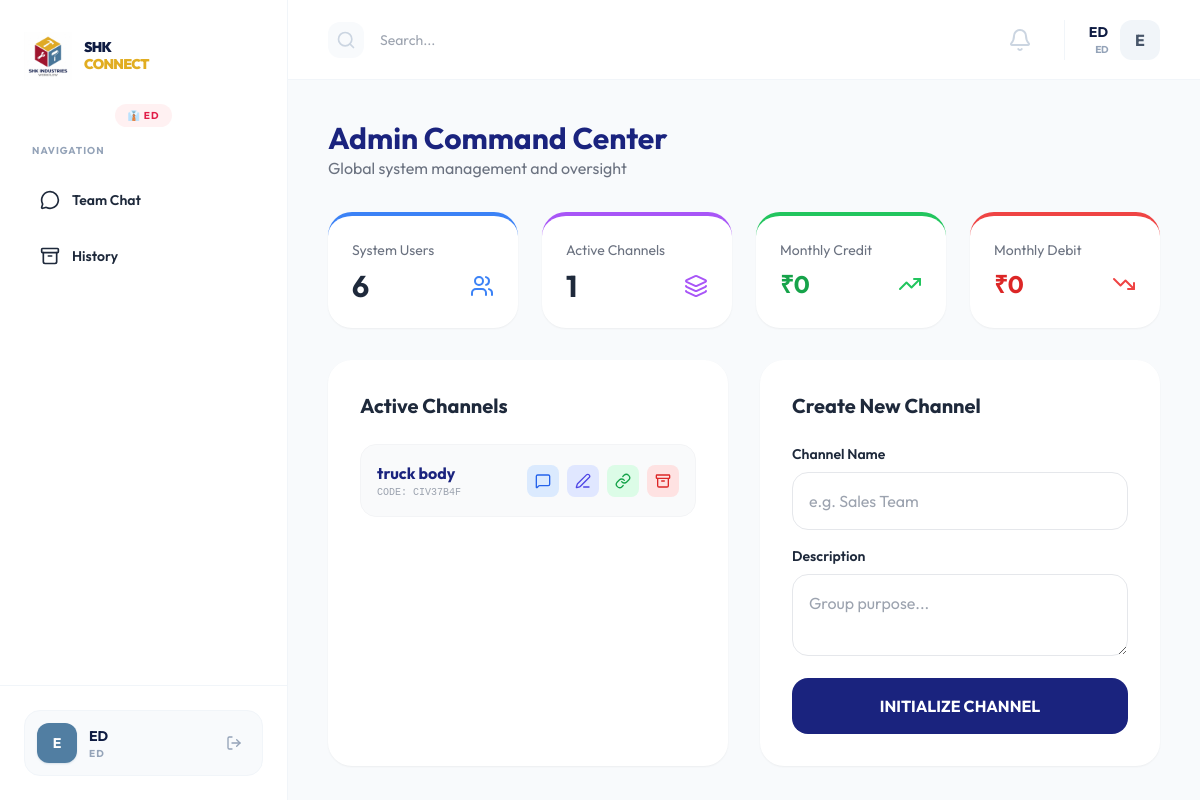
The app's page /admin/ (signed in) with its own data.
### models.py (models this page shows, shortened)
class User(db.Model, UserMixin):
    __tablename__ = 'users'
    id = db.Column(db.Integer, primary_key=True)
    username = db.Column(db.String(100), unique=True, nullable=False)
    email = db.Column(db.String(120), unique=True, nullable=False)
    password_hash = db.Column(db.String(255), nullable=False)
    first_name = db.Column(db.String(100))
    last_name = db.Column(db.String(100))
    role_id = db.Column(db.Integer, db.ForeignKey('roles.id'))
    is_active = db.Column(db.Boolean, default=True)
    created_at = db.Column(db.DateTime, default=datetime.utcnow)
    role = db.relationship('Role', backref=db.backref('users', lazy=True))
    messages_sent = db.relationship('Message', foreign_keys='Message.user_id', backref='author', lazy=True)
    messages_received = db.relationship('Message', foreign_keys='Message.recipient_id', backref='recipient', lazy=True)
    groups = db.relationship('Group', secondary=group_members, backref=db.backref('members', lazy='dynamic'))

class Role(db.Model):
    __tablename__ = 'roles'
    id = db.Column(db.Integer, primary_key=True)
    name = db.Column(db.String(50), unique=True, nullable=False)
    description = db.Column(db.String(200))

class Group(db.Model):
    __tablename__ = 'groups'
    id = db.Column(db.Integer, primary_key=True)
    name = db.Column(db.String(100), nullable=False)
    description = db.Column(db.String(255))
    avatar_url = db.Column(db.Text) # Changed from String(255) to Text for Base64 support
    invite_code = db.Column(db.String(10), unique=True)
    is_archived = db.Column(db.Boolean, default=False)
    created_by = db.Column(db.Integer, db.ForeignKey('users.id'))
    created_at = db.Column(db.DateTime, default=datetime.utcnow)
    creator = db.relationship('User', foreign_keys=[created_by], backref='groups_created')
    messages = db.relationship('Message', backref='group', lazy=True, cascade="all, delete-orphan")

### admin_routes.py (the view)
@admin_bp.route('/')
@login_required
@management_required
def index():
    from models import Expense
    active_groups = Group.query.filter_by(is_archived=False).all()
    user_count = User.query.count()
    now = datetime.utcnow()
    start_of_month = datetime(now.year, now.month, 1)
    monthly_credit = db.session.query(db.func.sum(Expense.amount)).filter(
        Expense.type == 'credit', Expense.bill_date >= start_of_month
    ).scalar() or 0
    monthly_debit = db.session.query(db.func.sum(Expense.amount)).filter(
        Expense.type == 'debit', Expense.bill_date >= start_of_month
    ).scalar() or 0
    stats = {
        'users': user_count,
        'groups': len(active_groups),
        'monthly_credit': round(monthly_credit, 2),
        'monthly_debit': round(monthly_debit, 2)
    }
    return render_template('admin/dashboard.html', title='Admin Command Center', groups=active_groups, stats=stats)

### admin_routes.py (called while the page is built)
def management_required(f):
    @wraps(f)
    def decorated_function(*args, **kwargs):
        if not current_user.is_authenticated or not current_user.role or current_user.role.name not in ['Admin', 'Owner', 'ED']:
            flash('Access denied. Management privileges required.', 'danger')
            return redirect(url_for('chat.index'))
        return f(*args, **kwargs)
    return decorated_function

### app.py (called while the page is built)
@login_manager.user_loader
def load_user(user_id):
    return db.session.get(User, int(user_id))

### templates/admin/dashboard.html (shortened to what this page needs)
{% extends "base.html" %}
{% block content %}
<div class="flex-1 overflow-y-auto p-4 lg:p-10 pb-24 lg:pb-10 space-y-8">
    <header class="flex justify-between items-end">
        <div>
            <h2 class="text-3xl font-bold text-[#1A237E]">Admin Command Center</h2>
            <p class="text-gray-500">Global system management and oversight</p>
        </div>
    </header>
    <div class="grid grid-cols-2 md:grid-cols-2 lg:grid-cols-4 gap-4 lg:gap-6">
        <div class="bg-white p-6 rounded-3xl shadow-sm border-t-4 border-blue-500">
            <h4 class="text-gray-500 text-sm mb-2">System Users</h4>
            <div class="flex items-center justify-between">
                <span class="text-3xl font-bold">{{ stats.users }}</span>
                <i data-lucide="users" class="text-blue-500"></i>
            </div>
        </div>
        <div class="bg-white p-6 rounded-3xl shadow-sm border-t-4 border-purple-500">
            <h4 class="text-gray-500 text-sm mb-2">Active Channels</h4>
            <div class="flex items-center justify-between">
                <span class="text-3xl font-bold">{{ stats.groups }}</span>
                <i data-lucide="layers" class="text-purple-500"></i>
            </div>
        </div>
        <div class="bg-white p-6 rounded-3xl shadow-sm border-t-4 border-green-500">
            <h4 class="text-gray-500 text-sm mb-2">Monthly Credit</h4>
            <div class="flex items-center justify-between">
                <span class="text-2xl font-bold text-green-600">₹{{ stats.monthly_credit }}</span>
                <i data-lucide="trending-up" class="text-green-500"></i>
            </div>
        </div>
        <div class="bg-white p-6 rounded-3xl shadow-sm border-t-4 border-red-500">
            <h4 class="text-gray-500 text-sm mb-2">Monthly Debit</h4>
            <div class="flex items-center justify-between">
                <span class="text-2xl font-bold text-red-600">₹{{ stats.monthly_debit }}</span>
                <i data-lucide="trending-down" class="text-red-500"></i>
            </div>
        </div>
    </div>
    <div class="grid grid-cols-1 lg:grid-cols-2 gap-6 lg:gap-8">
        <div class="bg-white p-5 sm:p-8 rounded-3xl shadow-sm overflow-hidden">
            <h3 class="text-xl font-bold mb-6">Active Channels</h3>
            <div class="space-y-4">
                {% for group in groups %}
                <div class="flex flex-col sm:flex-row sm:items-center sm:justify-between gap-4 p-4 bg-gray-50 rounded-2xl border border-gray-100 hover:border-blue-200 transition">
                    <div class="min-w-0">
                        <p class="font-bold text-[#1A237E] truncate">{{ group.name }}</p>
                        <p class="text-[10px] text-gray-400 font-mono">CODE: {{ group.invite_code }}</p>
                    </div>
                    <div class="grid grid-cols-4 sm:flex gap-2">
                        <a href="{{ url_for('admin.join_group', group_id=group.id) }}" class="p-2 bg-blue-100 text-blue-600 rounded-lg hover:bg-blue-200 transition flex items-center justify-center" title="Join & View in Chat">
                            <i data-lucide="message-square" class="w-4 h-4"></i>
                        </a>
                        <button onclick="openEditModal({{ group.id }}, '{{ group.name }}', '{{ group.description }}')" class="p-2 bg-indigo-100 text-indigo-600 rounded-lg hover:bg-indigo-200 transition flex items-center justify-center" title="Edit Channel">
                            <i data-lucide="edit-3" class="w-4 h-4"></i>
                        </button>
                        <button onclick="copyToClipboard('{{ request.host_url }}auth/invite/{{ group.invite_code }}')" class="p-2 bg-green-100 text-green-600 rounded-lg hover:bg-green-200 transition flex items-center justify-center" title="Copy Invite Link">
                            <i data-lucide="link" class="w-4 h-4"></i>
                        </button>
                        <a href="{{ url_for('admin.delete_group', group_id=group.id) }}" onclick="return confirm('Move this channel to History?')" class="p-2 bg-red-100 text-red-600 rounded-lg hover:bg-red-200 transition flex items-center justify-center" title="Move to History">
                            <i data-lucide="archive" class="w-4 h-4"></i>
                        </a>
                    </div>
                </div>
                {% endfor %}
            </div>
        </div>
        <div class="bg-white p-5 sm:p-8 rounded-3xl shadow-sm">
            <h3 class="text-xl font-bold mb-6">Create New Channel</h3>
            <form action="{{ url_for('admin.create_group') }}" method="POST" class="space-y-4">
                <div>
                    <label class="block text-sm font-semibold mb-2">Channel Name</label>
                    <input type="text" name="name" class="w-full p-4 border rounded-2xl outline-none focus:border-[#1A237E]" placeholder="e.g. Sales Team" required>
                </div>
                <div>
                    <label class="block text-sm font-semibold mb-2">Description</label>
                    <textarea name="description" class="w-full p-4 border rounded-2xl outline-none focus:border-[#1A237E]" placeholder="Group purpose..."></textarea>
                </div>
                <button type="submit" class="w-full bg-[#1A237E] text-white p-4 rounded-2xl font-bold hover:bg-[#3949AB] transition">
                    INITIALIZE CHANNEL
                </button>
            </form>
        </div>
    </div>
</div>
</div>
{% endblock %}

### templates/base.html (shortened to what this page needs)
<!DOCTYPE html>
<html lang="en">
<head>
    <script src="https://cdn.tailwindcss.com"></script>
</head>
<body class="text-slate-800">
    <div class="app-shell flex overflow-hidden relative">
                {% set role = current_user.role.name if current_user.role else 'Member' %}
        <aside class="w-72 bg-white border-r border-slate-100 hidden lg:flex flex-col z-10">
            <div class="px-6 pt-8 pb-6 flex items-center gap-3">
                <div class="w-12 h-12 flex-shrink-0">
                    <img src="{{ url_for('static', filename='img/shk_logo.png') }}" alt="Logo" class="w-full h-full object-contain">
                </div>
                <div>
                    <h1 class="text-[14px] font-black text-shk-navy uppercase tracking-tighter leading-tight">
                        SHK <br><span class="text-shk-gold">CONNECT</span>
                    </h1>
                </div>
            </div>
            <div class="px-8 pb-4 flex justify-center">
                {% set role = current_user.role.name if current_user.role else 'Member' %}
                {% if role == 'Admin' %}
                    <span class="text-[10px] font-bold uppercase tracking-widest bg-blue-50 text-blue-600 px-3 py-1 rounded-full">🛡 Admin</span>
                {% elif role == 'Owner' %}
                    <span class="text-[10px] font-bold uppercase tracking-widest bg-purple-50 text-purple-600 px-3 py-1 rounded-full">👑 Owner</span>
                {% elif role == 'ED' %}
                    <span class="text-[10px] font-bold uppercase tracking-widest bg-rose-50 text-rose-600 px-3 py-1 rounded-full">👔 ED</span>
                {% elif role == 'Manager' %}
                    <span class="text-[10px] font-bold uppercase tracking-widest bg-amber-50 text-amber-600 px-3 py-1 rounded-full">💼 Manager</span>
                {% elif role == 'Accounts' %}
                    <span class="text-[10px] font-bold uppercase tracking-widest bg-indigo-50 text-indigo-600 px-3 py-1 rounded-full">🧾 Accounts</span>
                {% elif role == 'Staff' %}
                    <span class="text-[10px] font-bold uppercase tracking-widest bg-emerald-50 text-emerald-600 px-3 py-1 rounded-full">🛠 Staff</span>
                {% else %}
                    <span class="text-[10px] font-bold uppercase tracking-widest bg-slate-100 text-slate-500 px-3 py-1 rounded-full">👤 Member</span>
                {% endif %}
            </div>
            <div class="px-6 flex-1">
                <nav class="space-y-1">
                    <p class="text-[10px] font-bold text-slate-400 uppercase tracking-widest mb-4 px-2">Navigation</p>
                    <a href="/chat" class="nav-link flex items-center gap-3 p-4 rounded-2xl transition {% if '/chat' in request.path %}active{% endif %}">
                        <i data-lucide="message-circle" class="w-5 h-5"></i>
                        <span class="font-semibold text-sm">Team Chat</span>
                    </a>
                    <a href="/admin/history" class="nav-link flex items-center gap-3 p-4 rounded-2xl transition {% if request.path == '/admin/history' %}active{% endif %}">
                        <i data-lucide="archive" class="w-5 h-5"></i>
                        <span class="font-semibold text-sm">History</span>
                    </a>
                </nav>
            </div>
            <div class="p-6 border-t border-slate-100 mt-auto">
                <div class="flex items-center justify-between p-3 rounded-2xl bg-slate-50 border border-slate-100 group transition-all duration-300">
                    <div class="flex items-center gap-3 min-w-0">
                        <div class="w-10 h-10 bg-shk-blue text-white rounded-xl flex items-center justify-center font-bold text-sm flex-shrink-0 shadow-sm shadow-shk-blue/20">
                            {{ current_user.username[0].upper() }}
                        </div>
                        <div class="overflow-hidden">
                            <p class="text-sm font-bold text-shk-navy truncate">{{ current_user.username }}</p>
                            <p class="text-[10px] text-slate-400 truncate uppercase tracking-widest font-bold">{{ current_user.role.name if current_user.role else 'Member' }}</p>
                        </div>
                    </div>
                    <a href="/logout"
                       class="p-2 text-slate-400 hover:text-shk-red hover:bg-rose-50 rounded-lg transition-all duration-200 flex-shrink-0"
                       title="Sign Out">
                        <i data-lucide="log-out" class="w-4 h-4"></i>
                    </a>
                </div>
            </div>
        </aside>
        <div class="flex-1 flex flex-col min-w-0 overflow-hidden relative">
            <header class="h-16 lg:h-20 bg-white border-b border-slate-100 flex items-center justify-between px-4 lg:px-10 flex-shrink-0">
                <div class="flex items-center gap-4">
                    <div class="bg-slate-50 p-2 rounded-xl hidden sm:block">
                        <i data-lucide="search" class="w-5 h-5 text-slate-300"></i>
                    </div>
                    <input type="text" placeholder="Search..." class="hidden sm:block bg-transparent border-none outline-none text-sm w-32 sm:w-64">
                </div>
                <div class="flex items-center gap-6">
                    <div class="relative">
                        <button id="notification-bell" class="relative p-2 text-slate-300 hover:text-shk-blue transition-colors focus:outline-none">
                            <i data-lucide="bell" class="w-6 h-6"></i>
                        </button>
                    </div>
                    <div class="hidden sm:flex items-center gap-3 pl-6 border-l border-slate-100">
                        <div class="text-right">
                            <p class="text-sm font-bold text-shk-navy">{{ current_user.username }}</p>
                            <p class="text-[10px] font-bold text-slate-400 uppercase tracking-tighter">{{ current_user.role.name if current_user.role else 'Employee' }}</p>
                        </div>
                        <div class="w-10 h-10 bg-slate-100 text-slate-600 rounded-xl flex items-center justify-center font-bold">
                            {{ current_user.username[0].upper() }}
                        </div>
                    </div>
                </div>
            </header>
            <main class="flex-1 min-h-0 flex flex-col bg-[#f8fafc] relative">
                {% block content %}{% endblock %}
                {% set role = current_user.role.name if current_user.role else 'Member' %}
        </div>
</body>
</html>

### templates/base.html (style rules this page uses)
html, body { height: 100%; }
body { font-family: 'Outfit', sans-serif; background-color: #f8fafc; -webkit-tap-highlight-color: transparent; overscroll-behavior: none; }
.app-shell { height: 100vh; }

### records on screen
User: username "E", username "ED"
Role: role "ED"
Group: name "truck body", invite_code "CIV37B4F"

### other values on screen
{{ stats.users }} "6"
{{ stats.groups }} "1"
{{ stats.monthly_credit }} "0"
{{ stats.monthly_debit }} "0"
